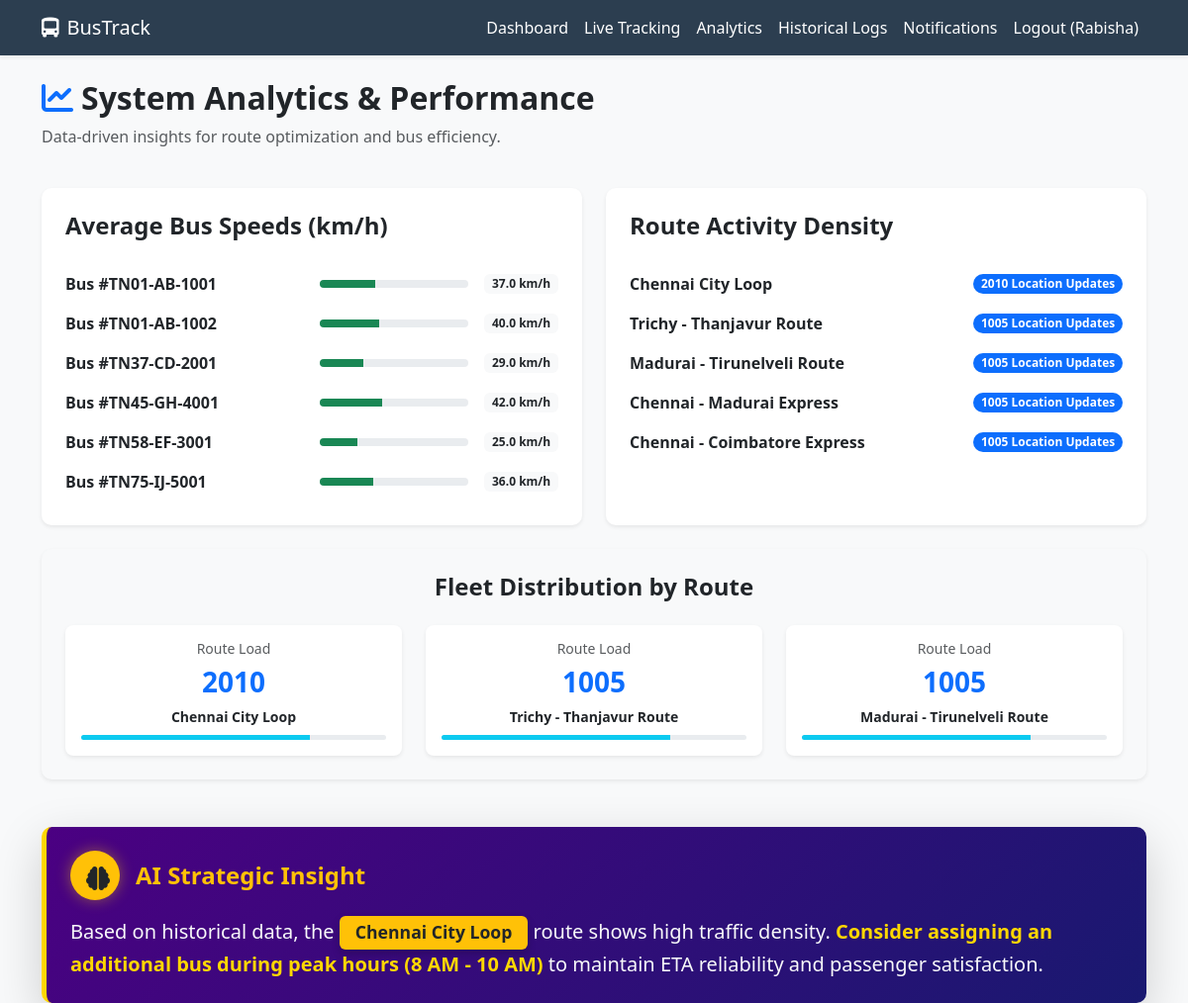
The page /analytics/ (signed in) on the database its author committed.
### tracking/models.py (models this page shows, shortened)
class User(AbstractUser):
    IS_PASSENGER = 'passenger'
    IS_ADMIN = 'admin'
    ROLE_CHOICES = [
        (IS_PASSENGER, 'Passenger'),
        (IS_ADMIN, 'Admin'),
    ]
    role = models.CharField(max_length=10, choices=ROLE_CHOICES, default=IS_PASSENGER)
    phone_number = models.CharField(max_length=15, blank=True, null=True)

class Bus(models.Model):
    STATUS_CHOICES = [
        ('active', 'Active'),
        ('inactive', 'Inactive'),
        ('maintenance', 'Maintenance'),
    ]
    bus_number = models.CharField(max_length=20, unique=True)
    license_plate = models.CharField(max_length=20)
    status = models.CharField(max_length=15, choices=STATUS_CHOICES, default='active')
    current_route = models.ForeignKey(Route, on_delete=models.SET_NULL, null=True, blank=True)
    current_lat = models.DecimalField(max_digits=9, decimal_places=6, default=0.0)
    current_lon = models.DecimalField(max_digits=9, decimal_places=6, default=0.0)
    speed = models.DecimalField(max_digits=5, decimal_places=2, default=0.0)
    last_updated = models.DateTimeField(auto_now=True)
    total_seats = models.PositiveIntegerField(default=40)
    occupied_seats = models.PositiveIntegerField(default=0)

class Route(models.Model):
    name = models.CharField(max_length=100)
    source = models.CharField(max_length=100)
    destination = models.CharField(max_length=100)
    stops = models.ManyToManyField(BusStop, through='RouteStop')

### tracking/views.py (the view)
# urls.py: path('analytics/', views.analytics_dashboard, name='analytics'),
@login_required
def analytics_dashboard(request):
    avg_speeds = Bus.objects.all().values('bus_number').annotate(avg_speed=Avg('speed'))
    route_traffic = BusLocationHistory.objects.values('bus__current_route__name').annotate(pings=Count('id')).order_by('-pings')
    return render(request, 'tracking/analytics.html', {
        'avg_speeds': avg_speeds,
        'route_traffic': route_traffic
    })

### tracking/templates/tracking/analytics.html (shortened to what this page needs)
{% extends 'tracking/base.html' %}
{% block content %}
<div class="row">
    <div class="col-md-12 mb-4">
        <h2 class="fw-bold"><i class="fas fa-chart-line me-2 text-primary"></i>System Analytics & Performance</h2>
        <p class="text-muted">Data-driven insights for route optimization and bus efficiency.</p>
    </div>
</div>
<div class="row">
    <div class="col-md-6 mb-4">
        <div class="card p-4 h-100 shadow-sm border-0">
            <h4 class="fw-bold mb-4">Average Bus Speeds (km/h)</h4>
            <div class="list-group">
                {% for bus in avg_speeds %}
                <div class="list-group-item d-flex justify-content-between align-items-center border-0 px-0">
                    <span class="fw-bold">Bus #{{ bus.bus_number }}</span>
                    <div class="d-flex align-items-center">
                        <div class="progress me-3" style="width: 150px; height: 8px;">
                            <div class="progress-bar bg-success" style="width: {{ bus.avg_speed|default:0 }}%"></div>
                        </div>
                        <span class="badge bg-light text-dark">{{ bus.avg_speed|floatformat:1 }} km/h</span>
                    </div>
                </div>
                {% endfor %}
            </div>
        </div>
    </div>
    <div class="col-md-6 mb-4">
        <div class="card p-4 h-100 shadow-sm border-0">
            <h4 class="fw-bold mb-4">Route Activity Density</h4>
            <div class="list-group">
                {% for route in route_traffic %}
                <div class="list-group-item d-flex justify-content-between align-items-center border-0 px-0">
                    <span class="fw-bold">{{ route.bus__current_route__name|default:"Unassigned" }}</span>
                    <span class="badge bg-primary rounded-pill">{{ route.pings }} Location Updates</span>
                </div>
                {% empty %}
                <p class="text-muted">No route movement data collected yet.</p>
                {% endfor %}
            </div>
        </div>
    </div>
</div>
<div class="row">
    <div class="col-12 mb-4">
        <div class="card p-4 shadow-sm border-0 bg-light">
            <h4 class="fw-bold mb-4 text-center">Fleet Distribution by Route</h4>
            <div class="row">
                {% for route in route_traffic|slice:":3" %}
                <div class="col-md-4 text-center">
                    <div class="p-3 bg-white rounded-3 shadow-sm">
                        <h6 class="text-muted small uppercase">Route Load</h6>
                        <div class="h3 fw-bold text-primary">{{ route.pings }}</div>
                        <div class="small fw-bold">{{ route.bus__current_route__name|default:"Others" }}</div>
                        <div class="progress mt-2" style="height: 5px;">
                            <div class="progress-bar bg-info" style="width: 75%;"></div>
                        </div>
                    </div>
                </div>
                {% endfor %}
            </div>
        </div>
    </div>
</div>
<div class="row mt-4">
    <div class="col-12">
        <div class="card p-4 border-0 shadow-lg text-white" style="background: linear-gradient(135deg, #4b0082 0%, #191970 100%); border-left: 5px solid #ffd700 !important;">
            <div class="d-flex align-items-center mb-3">
                <div class="bg-warning text-dark rounded-circle p-3 me-3" style="width: 50px; height: 50px; display: grid; place-items: center; box-shadow: 0 0 15px rgba(255,215,0,0.4);">
                    <i class="fas fa-brain" style="font-size: 24px;"></i>
                </div>
                <h4 class="fw-bold mb-0 text-warning">AI Strategic Insight</h4>
            </div>
            <p class="mb-0 lead" style="color: #f8f9fa;">
                Based on historical data, the
                <span class="badge bg-warning text-dark px-3 py-2 fw-bold" style="font-size: 1.1rem; box-shadow: 0 4px 8px rgba(0,0,0,0.2);">
                    {% firstof route_traffic.0.bus__current_route__name "Chennai City Loop" %}
                </span>
                route shows high traffic density.
                <span style="color: #ffd700; font-weight: bold;">Consider assigning an additional bus during peak hours (8 AM - 10 AM)</span>
                to maintain ETA reliability and passenger satisfaction.
            </p>
        </div>
    </div>
</div>
{% endblock %}

### tracking/templates/tracking/base.html (shortened to what this page needs)
<!DOCTYPE html>
<html lang="en">
<head>
    <link href="https://cdn.jsdelivr.net/npm/bootstrap@5.3.0/dist/css/bootstrap.min.css" rel="stylesheet">
    <link rel="stylesheet" href="https://cdnjs.cloudflare.com/ajax/libs/font-awesome/6.0.0/css/all.min.css">
</head>
<body>
    <nav class="navbar navbar-expand-lg navbar-dark shadow-sm">
        <div class="container">
            <a class="navbar-brand" href="{% url 'index' %}">
                <i class="fas fa-bus-alt me-2"></i>BusTrack
            </a>
            <div class="collapse navbar-collapse" id="navbarNav">
                <ul class="navbar-nav ms-auto">
                    {% if user.is_authenticated %}
                    <li class="nav-item">
                        <a class="nav-link" href="{% url 'dashboard' %}">Dashboard</a>
                    </li>
                    <li class="nav-item">
                        <a class="nav-link" href="{% url 'live_tracking' %}">Live Tracking</a>
                    </li>
                    <li class="nav-item">
                        <a class="nav-link" href="{% url 'analytics' %}">Analytics</a>
                    </li>
                    <li class="nav-item">
                        <a class="nav-link" href="{% url 'historical_data' %}">Historical Logs</a>
                    </li>
                    <li class="nav-item">
                        <a class="nav-link" href="{% url 'notifications' %}">
                            Notifications
                        </a>
                    </li>
                    <li class="nav-item">
                        <a class="nav-link" href="{% url 'logout' %}">Logout ({{ user.username }})</a>
                    </li>
                    {% endif %}
                </ul>
            </div>
        </div>
    </nav>
    <div class="container mt-4">
        {% block content %}{% endblock %}
    </div>
</body>
</html>

### tracking/templates/tracking/base.html (style rules this page uses)
:root { --primary-color: #2c3e50; --secondary-color: #34495e; --accent-color: #3498db; --bg-light: #f8f9fa; }
body { font-family: 'Segoe UI', Tahoma, Geneva, Verdana, sans-serif; background-color: var(--bg-light); }
.navbar { background-color: var(--primary-color) !important; }
.navbar-brand, .nav-link { color: white !important; }
.card { border: none; box-shadow: 0 4px 6px rgba(0, 0, 0, 0.1); border-radius: 10px; }

### rows shown on the page
User: username "Rabisha"
Bus: bus_number "TN01-AB-1001", {{ bus.avg_speed|default:0 }} 37 (drawn), avg_speed "37.0"
Bus: bus_number "TN01-AB-1002", {{ bus.avg_speed|default:0 }} 40 (drawn), avg_speed "40.0"
Bus: bus_number "TN37-CD-2001", {{ bus.avg_speed|default:0 }} 29 (drawn), avg_speed "29.0"
Bus: bus_number "TN45-GH-4001", {{ bus.avg_speed|default:0 }} 42 (drawn), avg_speed "42.0"
Bus: bus_number "TN58-EF-3001", {{ bus.avg_speed|default:0 }} 25 (drawn), avg_speed "25.0"
Bus: bus_number "TN75-IJ-5001", {{ bus.avg_speed|default:0 }} 36 (drawn), avg_speed "36.0"
Route: bus__current_route__name "Chennai City Loop", pings "2010"
Route: bus__current_route__name "Trichy - Thanjavur Route", pings "1005"
Route: bus__current_route__name "Madurai - Tirunelveli Route", pings "1005"
Route: bus__current_route__name "Chennai - Madurai Express", pings "1005"
Route: bus__current_route__name "Chennai - Coimbatore Express", pings "1005"
